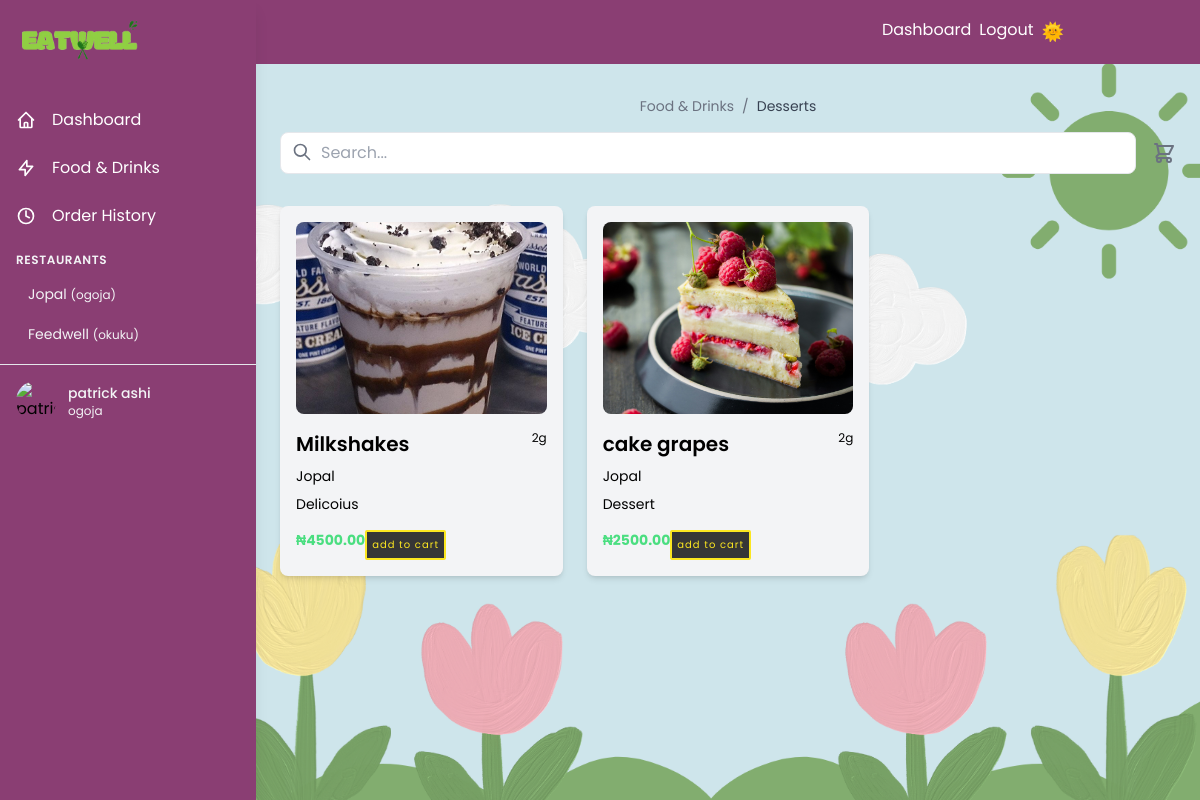
/customer/dashboard/?category=desserts (signed in), run on the app's committed database.
### eatwellapp/models.py (models this page shows, shortened)
class Restaurant(models.Model):
    owner = models.ForeignKey(StoreOwner, on_delete=models.CASCADE, related_name='restaurants')
    name = models.CharField(max_length=100)
    location = models.CharField(max_length=10, choices=(('ogoja', 'Ogoja'), ('okuku', 'Okuku')))

class CustomUser(AbstractUser):
    USER_TYPE_CHOICES = (
        ('customer', 'Customer'),
        ('store_owner', 'Store Owner'),
    )
    user_type = models.CharField(max_length=20, choices=USER_TYPE_CHOICES)
    phone_number = models.CharField(max_length=15)
    groups = models.ManyToManyField(
        Group,
        verbose_name=_('groups'),
        blank=True,
        help_text=_('The groups this user belongs to.'),
        related_name="customuser_groups",
        related_query_name="customuser",
    )
    user_permissions = models.ManyToManyField(
        Permission,
        verbose_name=_('user permissions'),
        blank=True,
        help_text=_('Specific permissions for this user.'),
        related_name="customuser_permissions",
        related_query_name="customuser",
    )
    class Meta:
        db_table = 'auth_user'  # This ensures the model uses the auth_user table

class Customer(models.Model):
    user = models.OneToOneField(settings.AUTH_USER_MODEL, on_delete=models.CASCADE, related_name='customer')
    residential_address = models.CharField(max_length=100)
    location = models.CharField(max_length=10, choices=(('ogoja', 'Ogoja'), ('okuku', 'Okuku')))

class Food(models.Model):
    CATEGORY_CHOICES = (
        ('fast', 'Fast'),
        ('drinks', 'Drinks'),
        ('swallow', 'Swallow'),
        ('desserts', 'Desserts'),
    )
    restaurant = models.ForeignKey(Restaurant, on_delete=models.CASCADE, related_name='foods')
    category = models.CharField(max_length=20, choices=CATEGORY_CHOICES, default='fast')
    name = models.CharField(max_length=100)
    description = models.TextField()
    price = models.DecimalField(max_digits=8, decimal_places=2)
    image = models.ImageField(upload_to='food_images/', blank=True, null=True)
    weight = models.IntegerField(help_text='Weight in grams', default=0)

### eatwellapp/views.py (the view)
# urls.py: path('customer/dashboard/', views.customer_dashboard, name='customer_dashboard'),
@login_required
def customer_dashboard(request):
    if request.user.user_type != 'customer':
        messages.error(request, 'You do not have access to this page.')
        return redirect('home')
    query = request.GET.get('search', '')
    category = request.GET.get('category', '')
    restaurants = Restaurant.objects.all()
    foods = Food.objects.all()
    if query:
        foods = foods.filter(
            Q(name__icontains=query) |
            Q(description__icontains=query) |
            Q(restaurant__name__icontains=query)
        )
    if category:
        foods = foods.filter(category=category)
    cart = request.session.get('cart', {})
    cart_count = sum(int(item.get('quantity', 0)) for item in cart.values())
    context = {
        'user': request.user,
        'foods': foods,
        'restaurants': restaurants,
        'category_name': category.title() if category else 'All Categories',
        'cart_count': cart_count,
    }
    return render(request, 'eatwellapp/customer_dashboard.html', context)

### eatwellapp/templates/eatwellapp/customer_dashboard.html (shortened to what this page needs)
{% extends 'base.html' %}
{% load static %}
{% block content %}
<div class="flex h-screen overflow-auto bg-gray-100 font-sans py-8 px-4" style="background-image: url('{% static 'images/dashboard_bg.png' %}'); background-size: cover; background-repeat: no-repeat;">
    <div id="sidebar" class="sidebar fixed inset-y-0 left-0 z-10 w-64 transform -translate-x-full lg:translate-x-0 transition-transform duration-300 ease-in-out bg-[#8A3E73] shadow-lg">
        <div class="p-4">
            <a href="{% url 'home' %}" class="text-2xl font-bold">
                <img src="{% static 'images/eatwell.png' %}" alt="EatWell Logo" class=" w-32">
            </a>
        </div>
        <nav class="mt-4">
            <a href="{% url 'customer_dashboard' %}" class="flex items-center px-4 py-3 text-white hover:bg-gray-100 hover:text-black">
                <svg class="w-5 h-5 mr-4" fill="none" stroke="currentColor" viewBox="0 0 24 24">
                    <path stroke-linecap="round" stroke-linejoin="round" stroke-width="2" d="M3 12l2-2m0 0l7-7 7 7M5 10v10a1 1 0 001 1h3m10-11l2 2m-2-2v10a1 1 0 01-1 1h-3m-6 0a1 1 0 001-1v-4a1 1 0 011-1h2a1 1 0 011 1v4a1 1 0 001 1m-6 0h6"></path>
                </svg>
                Dashboard
            </a>
            <a href="{% url 'food_categories' %}" class="flex items-center px-4 py-3 text-white hover:bg-gray-100 hover:text-black">
                <svg class="w-5 h-5 mr-4" fill="none" stroke="currentColor" viewBox="0 0 24 24">
                    <path stroke-linecap="round" stroke-linejoin="round" stroke-width="2" d="M13 10V3L4 14h7v7l9-11h-7z"></path>
                </svg>
                Food & Drinks
            </a>
            <a href="{% url 'order_history' %}" class="flex items-center px-4 py-3 text-white hover:bg-gray-100 hover:text-black">
                <svg class="w-5 h-5 mr-4" fill="none" stroke="currentColor" viewBox="0 0 24 24">
                    <path stroke-linecap="round" stroke-linejoin="round" stroke-width="2" d="M12 6v6l4 2"></path>
                    <circle cx="12" cy="12" r="9" stroke="currentColor" stroke-width="2" fill="none"/>
                </svg>
                Order History
            </a>
            <div class="px-4 py-3">
                <h3 class="text-xs font-semibold text-gray-100 uppercase tracking-wider">Restaurants</h3>
                <div class="mt-2 space-y-1 hover:text-black">
                    {% for restaurant in restaurants %}
                    <a href="{% url 'restaurant_menu' restaurant.id %}"
                       class="block px-3 py-2  text-sm text-gray-100 hover:bg-gray-100 hover:text-black">
                        {{ restaurant.name }}
                        <span class="text-xs  ">({{ restaurant.location }})</span>
                    </a>
                    {% endfor %}
                </div>
            </div>
        </nav>
        <div class="mt-auto p-4 border-t">
            <div class="flex items-center">
                <img src="{% if user.profile_picture %}{{ user.profile_picture.url }}{% else %}{% static 'images/default-avatar.png' %}{% endif %}"
                     alt="{{ user.get_full_name }}"
                     class="w-10 h-10 rounded-full">
                <div class="ml-3">
                    <p class="text-sm font-medium text-gray-100 ">{{ user.get_full_name }}</p>
                    <p class="text-xs text-gray-100">{{ user.customer.location }}</p>
                </div>
            </div>
        </div>
    </div>
    <div class="flex-1 lg:ml-64">
        <div class="py-8 px-2">
            <div class=" flex flex-col justify-between items-center mb-8 mt-8">
                <div class="flex items-center mb-4 space-x-2 text-sm text-gray-500">
                    <a href="{% url 'food_categories' %}" class="hover:text-gray-700">Food & Drinks</a>
                    <span>/</span>
                    <span class="text-gray-700">{{ category_name|default:"All Categories" }}</span>
                </div>
                <div class="flex w-full items-center space-x-4">
                    <div class=" relative w-full">
                        <input type="text"
                               placeholder="Search..."
                               class="searchbar w-full md:w-full pl-10 pr-4 py-2 border rounded-lg focus:outline-none focus:border-[#8A3E73]">
                        <svg class="searchsvg w-5 h-5 text-gray-500 absolute left-3 top-2.5" fill="none" stroke="currentColor" viewBox="0 0 24 24">
                            <path stroke-linecap="round" stroke-linejoin="round" stroke-width="2" d="M21 21l-6-6m2-5a7 7 0 11-14 0 7 7 0 0114 0z"></path>
                        </svg>
                    </div>
                    <a href="{% url 'cart' %}" class="relative">
                    </a>
                </div>
            </div>
            <div class="flex flex-wrap md:grid grid-cols-1 md:grid-cols-2 lg:grid-cols-3  gap-6 justify-center">
                {% for food in foods %}
                <div class="card bg-gray-100 rounded-lg shadow-md p-2 md:p-4 hover:shadow-lg transition-shadow w-32  md:w-full">
                    <img src="{{ food.image.url }}" alt="{{ food.name }}" class="w-full h-48 object-cover rounded-sm md:rounded-lg mb-4">
                    <div class="flex justify-between items-start mb-2">
                        <h3 class="text-xs md:text-xl font-semibold">{{ food.name }}</h3>
                        <span class="text-xs ">{{ food.weight }}g</span>
                    </div>
                    <p class=" mb-2 text-sm md:text-md">{{ food.restaurant.name }}</p>
                    <p class=" mb-4 text-sm md:text-md">{{ food.description|truncatechars:100 }}</p>
                    <div class="flex flex-col md:flex-row">
                        <p class="text-sm text-start md:text-md font-bold text-green-400">₦{{ food.price }}</p>
                        <div class="flex space-x-2">
                            <form method="post" action="{% url 'add_to_cart' food.id %}" class="inline">
                                <button type="submit"
                                        class="addtocart bg-[#FBE620] text-xs text-white px-2 py-2 rounded-lg hover:bg-[#FBE620] transition-colors">
                                </button>
                            </form>
                        </div>
                    </div>
                </div>
                {% empty %}
                <div class="col-span-3 text-center py-8">
                    <p class="text-gray-500">No food items available in this category.</p>
                </div>
                {% endfor %}
            </div>
        </div>
    </div>
</div>
{% endblock %}

### eatwellapp/static/css/styles.css (style rules this page uses)
body { font-family: poppins, sans-serif; }
button.addtocart { padding: 0.5em 0.5em; text-transform: lowercase; text-decoration: none; letter-spacing: 1px; color: transparent; border: 2px solid #FBE620; border-radius: 2px; font-size: 10px; position: relative; font-family: inherit; background: transparent; cursor: pointer; }
button.addtocart::before { content: "add to cart"; position: absolute; top: 0; left: 0; width: 100%; height: 100%; background-color: #363636; color: #FBE620; display: flex; justify-content: center; align-items: center; transition: all 0.5s; }
button.addtocart::after { content: "+"; position: absolute; top: 0; left: -100%; width: 100%; height: 100%; background-color: #363636; color: #FBE620; display: flex; justify-content: center; align-items: center; transition: all 0.5s; transform: scale(0) rotateY(0deg); opacity: 0; }
body { background-color: white; color: black; transition: background-color 0.3s, color 0.3s; }

### data on the page
Restaurant: name "Jopal", location "ogoja"
Restaurant: name "Feedwell", location "okuku"
Food: image (picture), name "Milkshakes", weight "2", restaurant.name "Jopal", description "Delicoius", price "4500.00"
Food: image (picture), name "cake grapes", weight "2", restaurant.name "Jopal", description "Dessert", price "2500.00"

### other printed values
{{ user.get_full_name }} "patrick ashi"
{{ user.customer.location }} "ogoja"
{{ category_name|default:"All Categories" }} "Desserts"
